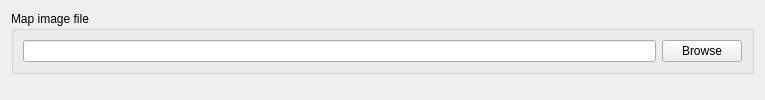
      <widget class="QWidget" name="toolBoxMainMap">
       <property name="geometry">
        <rect>
         <x>0</x>
         <y>0</y>
         <width>765</width>
         <height>100</height>
        </rect>
       </property>
       <property name="maximumSize">
        <size>
         <width>16777215</width>
         <height>100</height>
        </size>
       </property>
       <property name="accessibleName">
        <string>Map</string>
       </property>
       <attribute name="label">
        <string>Map</string>
       </attribute>
       <layout class="QVBoxLayout" name="verticalLayout_2">
        <item>
         <widget class="QGroupBox" name="groupBox_6">
          <property name="sizePolicy">
           <sizepolicy hsizetype="Preferred" vsizetype="Maximum">
            <horstretch>0</horstretch>
            <verstretch>0</verstretch>
           </sizepolicy>
          </property>
          <property name="title">
           <string>Map image file</string>
          </property>
          <layout class="QHBoxLayout" name="horizontalLayout_2">
           <item>
            <widget class="QLineEdit" name="lineEditMapImageFile">
             <property name="sizePolicy">
              <sizepolicy hsizetype="Expanding" vsizetype="Fixed">
               <horstretch>0</horstretch>
               <verstretch>0</verstretch>
              </sizepolicy>
             </property>
             <property name="minimumSize">
              <size>
               <width>100</width>
               <height>0</height>
              </size>
             </property>
             <property name="toolTip">
              <string>The map image file</string>
             </property>
            </widget>
           </item>
           <item>
            <widget class="QPushButton" name="pushButtonBrowseMapImageFile">
             <property name="sizePolicy">
              <sizepolicy hsizetype="Preferred" vsizetype="Fixed">
               <horstretch>0</horstretch>
               <verstretch>0</verstretch>
              </sizepolicy>
             </property>
             <property name="text">
              <string>Browse</string>
             </property>
            </widget>
           </item>
          </layout>
         </widget>
        </item>
        <item>
         <spacer name="verticalSpacer_3">
          <property name="orientation">
           <enum>Qt::Vertical</enum>
          </property>
          <property name="sizeHint" stdset="0">
           <size>
            <width>20</width>
            <height>20</height>
           </size>
          </property>
         </spacer>
        </item>
       </layout>
      </widget>
